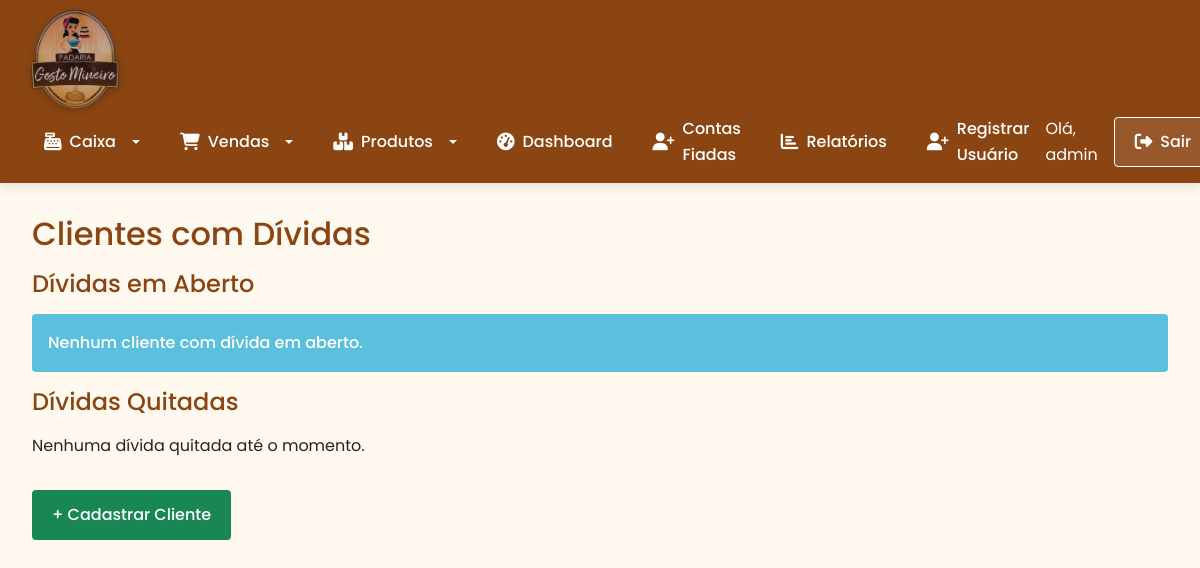
Page /listar_clientes (signed in) on the earlier database version.
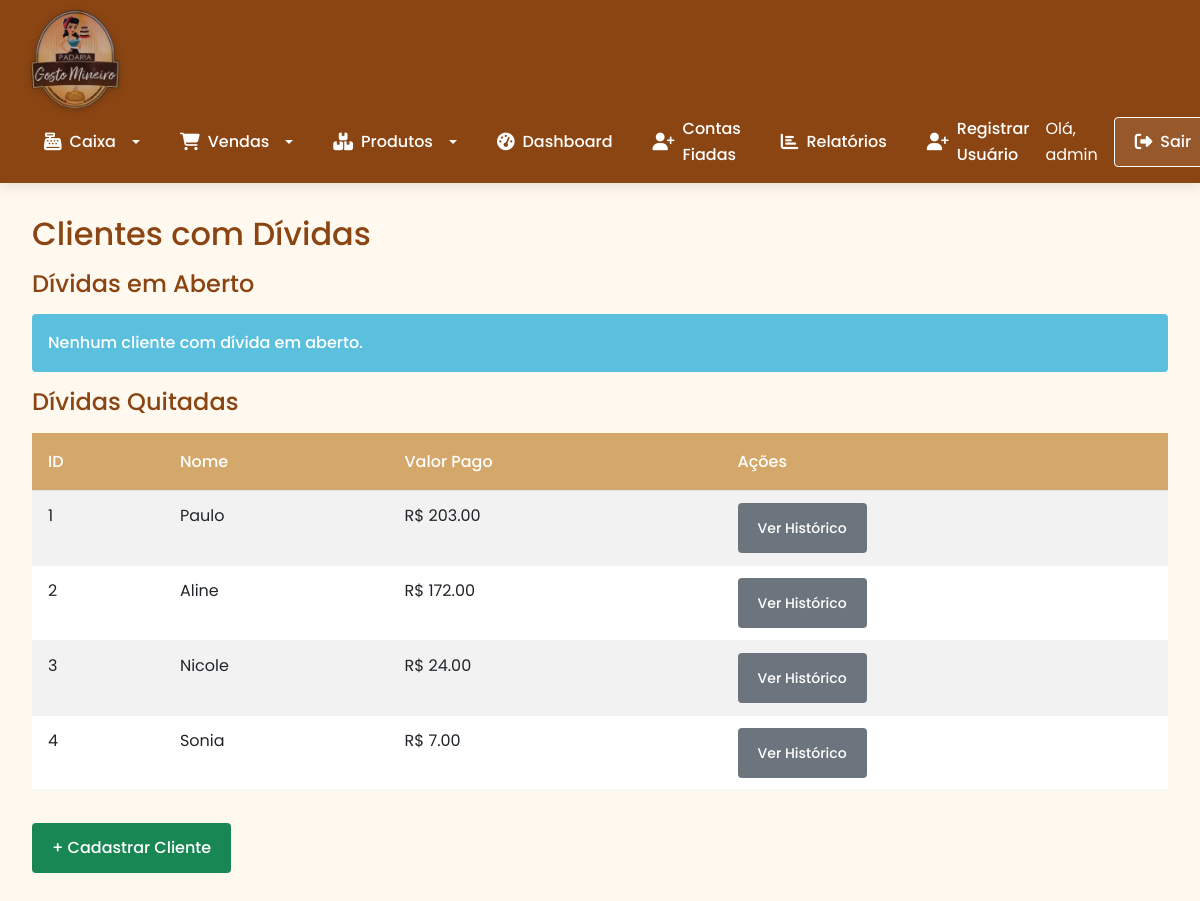
Same page on the later database version.
### tables this page shows
CREATE TABLE clientes (
    id INTEGER PRIMARY KEY AUTOINCREMENT,
    nome TEXT NOT NULL UNIQUE,
    telefone TEXT,
    endereco TEXT,
    data_cadastro TEXT DEFAULT CURRENT_DATE
);

### app.py (the view)
@app.route('/listar_clientes')
@login_required
def listar_clientes():
    db = get_db()
    clientes_com_divida = db.execute('''
        SELECT c.id, c.nome, SUM(f.valor) AS total_devido
        FROM clientes c
        JOIN contas_fiadas f ON c.id = f.cliente_id
        WHERE f.pago = 0
        GROUP BY c.id
    ''').fetchall()
    clientes_quitados = db.execute('''
        SELECT c.id, c.nome, SUM(f.valor) AS valor_pago, MAX(f.data_pagamento) AS ultima_pagamento
        FROM clientes c
        JOIN contas_fiadas f ON c.id = f.cliente_id
        WHERE f.pago = 1
        GROUP BY c.id
    ''').fetchall()
    return render_template(
        'listar_clientes.html',
        clientes_abertos=clientes_com_divida,
        clientes_quitados=clientes_quitados
    )

### app.py (called while the page is built)
@app.before_request
def make_session_permanent():
    session.permanent = True  # Ativa expiração da sessão

@login_manager.user_loader
def load_user(user_id):
    db = get_db()
    cur = db.execute('SELECT * FROM usuarios WHERE id = ?', (user_id,))
    user = cur.fetchone()
    if user:
        return User(user[0], user[1], user[3])
    return None

### database.py (called while the page is built)
def get_db():
    db = getattr(g, '_database', None)
    if db is None:
        db = g._databse = sqlite3.connect(DATABASE)
        db.row_factory = sqlite3.Row
    return db

def close_connection(exception):
    db = getattr(g, '_database', None)
    if db is not None:
        db.close()

### templates/listar_clientes.html (shortened to what this page needs)
{% extends "base.html" %}
{% block content %}
<h2>Clientes com Dívidas</h2>
<h4>Dívidas em Aberto</h4>
{% if clientes_abertos %}
<table class="table table-striped">
    <thead>
        <tr>
            <th>ID</th>
            <th>Nome</th>
            <th>Total Devido</th>
            <th>Ações</th>
        </tr>
    </thead>
    <tbody>
        {% for cliente in clientes_abertos %}
            <tr>
                <td>{{ cliente.id }}</td>
                <td>{{ cliente.nome }}</td>
                <td>R$ {{ "%.2f"|format(cliente.total_devido) }}</td>
                <td>
                    <a href="{{ url_for('ver_conta_cliente', cliente_id=cliente.id) }}" class="btn btn-sm btn-primary">Ver Conta</a>
                </td>
            </tr>
        {% endfor %}
    </tbody>
</table>
{% else %}
<div class="alert alert-info">Nenhum cliente com dívida em aberto.</div>
{% endif %}
<h4>Dívidas Quitadas</h4>
{% if clientes_quitados %}
<table class="table table-striped table-hover">
    <thead>
        <tr>
            <th>ID</th>
            <th>Nome</th>
            <th>Valor Pago</th>
            <th>Ações</th>
        </tr>
    </thead>
    <tbody>
        {% for cliente in clientes_quitados %}
            <tr>
                <td>{{ cliente.id }}</td>
                <td>{{ cliente.nome }}</td>
                <td>R$ {{ "%.2f"|format(cliente.valor_pago) }}</td>
                <td>
                    <a href="{{ url_for('ver_conta_cliente', cliente_id=cliente.id) }}" class="btn btn-sm btn-secondary">Ver Histórico</a>
                </td>
            </tr>
        {% endfor %}
    </tbody>
</table>
{% else %}
<p>Nenhuma dívida quitada até o momento.</p>
{% endif %}
<a href="{{ url_for('cadastrar_cliente') }}" class="btn btn-success mt-3">+ Cadastrar Cliente</a>
{% endblock %}

Differences in the rows shown:
added clientes: id "1", nome "Paulo", valor_pago "203.00"
added clientes: id "2", nome "Aline", valor_pago "172.00"
added clientes: id "3", nome "Nicole", valor_pago "24.00"
added clientes: id "4", nome "Sonia", valor_pago "7.00"
Other differences:
text no longer shown: "Nenhuma dívida quitada até o momento."
text now shown: "ID Nome Valor Pago Ações"
